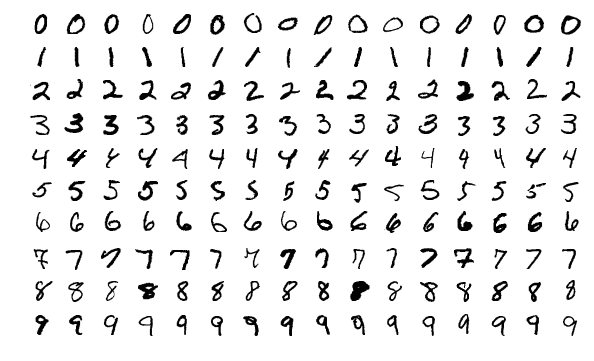
#> input picture MnistExamples.png, 594 x 361 px
$ jupyter execute bai_thuc_hanh_5.ipynb
#> lines starting #> are read from the running program, lines starting #| are printed output that depends on the picture
[cell 1]
import cv2
import matplotlib.pyplot as plt
import numpy as np
from sklearn import neighbors

[cell 2]
image = cv2.imread('MnistExamples.png')
#> image is the input picture: shape (361, 594, 3); min 0, max 255, mean 235.4

plt.imshow(image)
plt.show()

[cell 3]
# cẳt ảnh để lấy dữ liệu
x = 35
y = 33

# lấy 11 ảnh đầu làm train data và 5 ảnh sau làm test data
train_data = []
train_label = []
test_data = []
test_label = []
for i in range(10):
    for j in range(16):
        if i == 3 or i == 4:
            cropped = image[13+y*i:41+y*i,28+x*j:56+x*j] # cắt ảnh
        elif i >= 7:
            cropped = image[14+y*i:42+y*i,30+x*j:58+x*j] # cắt ảnh
        else:
            cropped = image[10+y*i:38+y*i,29+x*j:57+x*j] # cắt ảnh
        gray = 255 - cv2.cvtColor(cropped, cv2.COLOR_BGR2GRAY)
        if j < 12:
            train_data.append(gray.reshape((1,784)))
            train_label.append(i)
        else:
            test_data.append(gray.reshape((1,784)))
            test_label.append(i)
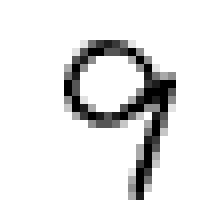
#> cropped: shape (28, 28, 3) (shown 8 times larger); min 0, max 255, mean 231.1
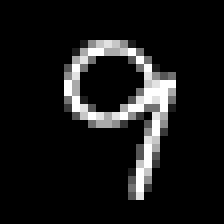
#> gray: shape (28, 28) (shown 8 times larger); min 0, max 255, mean 23.9
#> after the loop, test_data = 40 items; test_label = 40 values from 0 to 9; train_data = 120 items; train_label = 120 values from 0 to 9
        # [4 lines of commented-out code are left out]

[cell 4]
train_data = np.array(train_data)
print(train_data.shape)
#| (120, 1, 784)

test_data = np.array(test_data)
print(test_data.shape)
#| (40, 1, 784)

# train_label = np.array(train_data)
# test_data = np.array(test_label)

[cell 5]
print(len(train_data))
#| 120

[cell 6]
def image_show(i, data, label):
#> called with i = 108, data = array of shape (120, 1, 784)
    x = data[i][0] # get the vectorized image
#> x = 784 values, max 255 at index 121, min 0 at index 0, mean 39.29
    x = x.reshape((28,28)) # reshape it into 28x28 format
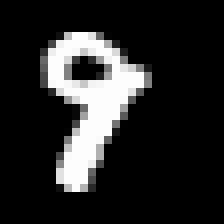
#> x: shape (28, 28) (shown 8 times larger); min 0, max 255, mean 39.3
    print('The image label of index %d is %d.' %(i, label[i]))
#| The image label of index 108 is 9.
    plt.imshow(x, cmap='gray') # show the image
    # Hiển thị ảnh
    #cv2.imshow("Hihi", 5*x)
    # waits for user to press any key
    # (this is necessary to avoid Python kernel form crashing)
    #cv2.waitKey(0)

[cell 7]
# for i in range(111):
#     image_show(i, train_data, train_label)
#cv2.destroyAllWindows()
image_show(108, train_data, train_label)
#image_show(4, test_data, test_label)

[cell 8]
# L2 square distance between two vectorized images x and y
def distance1(x,y):
    return np.sum(np.square(x-y))
# L2 distance between two vectorized images x and y
def distance2(x,y):
    return np.sqrt(np.sum(np.square(x-y)))
# and can be coded as below
def distance3(x,y):
    return np.linalg.norm(x-y)

def kNN(x, k, data, label):
    #create a list of distances between the given image and the images of the training set
#> called with x = array of shape (784,), k = 8, data = array of shape (120, 1, 784), label = array of shape (120,)
    distances =[np.linalg.norm(x-data[i][0]) for i in range(len(data))]
#> distances = 120 values, max 2649.4 at index 47, min 1737.8 at index 115, mean 2262.1
    #distances = [distance1(x,data[i][0]) for i in range(len(data))]
    #Use "np.argpartition". It does not sort the entire array.
    #It only guarantees that the kth element is in sorted position
    # and all smaller elements will be moved before it.
    # Thus the first k elements will be the k-smallest elements.
    idx = np.argpartition(distances, k)
#> idx = 120 values, max 119 at index 1, min 0 at index 8, mean 59.5
    clas, freq = np.unique(label[idx[:k]], return_counts=True)
#> clas = [4, 7, 9]; freq = [2, 1, 5]
    return clas[np.argmax(freq)]

[cell 9]
i=38
print('The predicted value is : ', kNN(test_data[i][0], 8, train_data, np.array(train_label)),
      ' and the true value is ', test_label[i])
#| The predicted value is :  9  and the true value is  9
image_show(i, test_data, test_label)
#> call 2 of image_show, with i = 38, data = array of shape (40, 1, 784)
#> in image_show (call 2), `x = data[i][0]`: x = 784 values, max 255 at index 575, min 0 at index 0, mean 30
#> in image_show (call 2), `x = x.reshape((28,28))`:
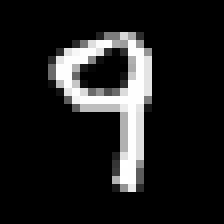
#> x: shape (28, 28) (shown 8 times larger); min 0, max 255, mean 30
#| The image label of index 38 is 9.

[cell 10]
def accuracy_set(data, label, train_data, train_label, k):
#> called with data = array of shape (40, 1, 784), train_data = array of shape (120, 1, 784), train_label = array of shape (120,), k = 1
    cnt = 0
    for x, lab in zip(data,label):
        if kNN(x, k, train_data, train_label) == lab:
            cnt += 1
#> this loop made 40 passes
#> (lab, clas in kNN) on passes 1 to 12: (0, [0]), (0, [5]), (0, [0]), (0, [0]), (1, [9]), (1, [9]), (1, [1]), (1, [4]), (2, [2]), (2, [0]), (2, [3]), (2, [0])
#> after the loop, cnt = 19
    return cnt/len(label)

[cell 11]
k_acc = [accuracy_set(test_data, test_label, train_data, np.array(train_label), k) for k in range(1,15)]
#> the loop in accuracy_set (call 2), `for x, lab in zip(data,label):` made 40 passes
#> (lab, clas in kNN, freq in kNN) on passes 1, 2, 3, 4, 8, 9, 10, 11, 12, 13, 14, 15: (0, [0], [2]), (0, [1, 5], [1, 1]), (0, [0, 3], [1, 1]), (0, [0, 5], [1, 1]), (1, [4, 9], [1, 1]), (2, [2, 5], [1, 1]), (2, [0, 8], [1, 1]), (2, [2, 3], [1, 1]), (2, [0, 8], [1, 1]), (3, [3, 8], [1, 1]), (3, [3, 8], [1, 1]), (3, [3, 6], [1, 1])
#> (lab, clas in kNN) on passes 5 to 7: (1, [1, 9]), (1, [1, 9]), (1, [1, 7])
k_acc
#> Out = [0.475, 0.5, 0.475, 0.5, 0.475, 0.425, 0.425, 0.475, 0.5, 0.5, 0.5, 0.45, 0.425, 0.475]

[cell 12]
X = [k for k in range(1,15)]
plt.figure(figsize = (10,5))
plt.xlabel("k")
plt.ylabel("Accuracy")
plt.ylim(0,1)
plt.plot(X,k_acc)
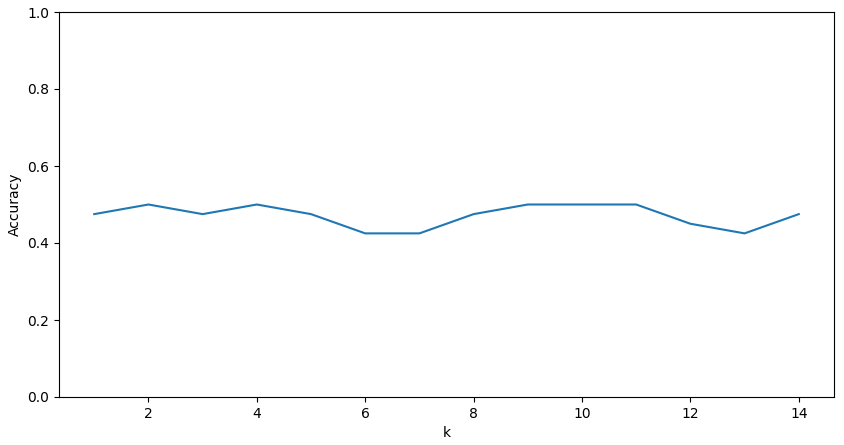
#> figure drawn by matplotlib, 1 panel; curve peaks at x = 2, y = 0.5

$ run again, with spade.png copied over MnistExamples.png
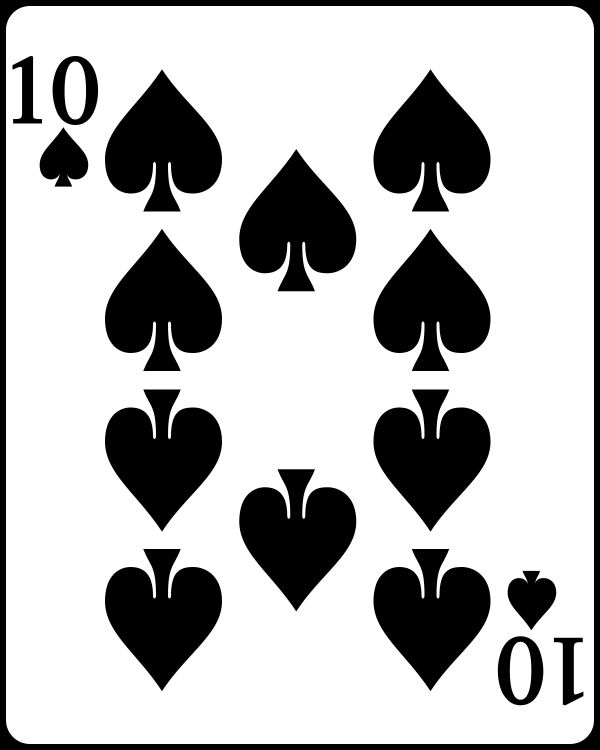
#> input picture spade.png, 1200 x 1500 px (shown at 1/2 size)
#> image is the input picture: shape (1500, 1200, 3); min 0, max 255, mean 184.3
#> after the loop `for i in range(10):`:
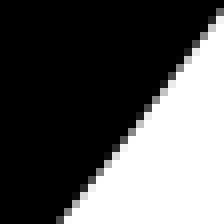
#> gray: shape (28, 28) (shown 8 times larger); min 0, max 255, mean 89.1
#> after the loop `for i in range(10):`: test_data = 40 items; test_label = 40 values from 0 to 9; train_data = 120 items; train_label = 120 values from 0 to 9
#| (120, 1, 784)
#| (40, 1, 784)
#| 120
#> in image_show, `x = data[i][0]`: x = 784 values from 0 to 0
#| The image label of index 108 is 9.
#> distances = 120 values, max 1327.4 at index 39, min 0 at index 12, mean 300.6
#> idx = 120 values, max 119 at index 83, min 0 at index 119, mean 59.5
#> clas = [2, 3, 4, 9]; freq = [2, 4, 1, 1]
#| The predicted value is :  3  and the true value is  9
#| The image label of index 38 is 9.
#> the loop in accuracy_set, `for x, lab in zip(data,label):` made 40 passes
#> (lab, clas in kNN) on passes 1 to 8: (0, [0]), (0, [0]), (0, [0]), (0, [0]), (1, [1]), (1, [1]), (1, [1]), (1, [1])
#> after the loop in accuracy_set, `for x, lab in zip(data,label):`: cnt = 8
#> the loop in accuracy_set (call 2), `for x, lab in zip(data,label):` made 40 passes
#> (lab, clas in kNN, freq in kNN) on passes 1 to 8: (0, [0], [2]), (0, [0], [2]), (0, [0], [2]), (0, [0], [2]), (1, [1], [2]), (1, [1], [2]), (1, [1], [2]), (1, [1], [2])
#> Out = [0.2, 0.2, 0.2, 0.2, 0.2, 0.2, 0.2, 0.2, 0.2, 0.2, 0.2, 0.2, 0.2, 0.2]
#> `[cell 12] X = [k for k in range(1,15)] plt.figure(figsize = (10,5)) pl..`:
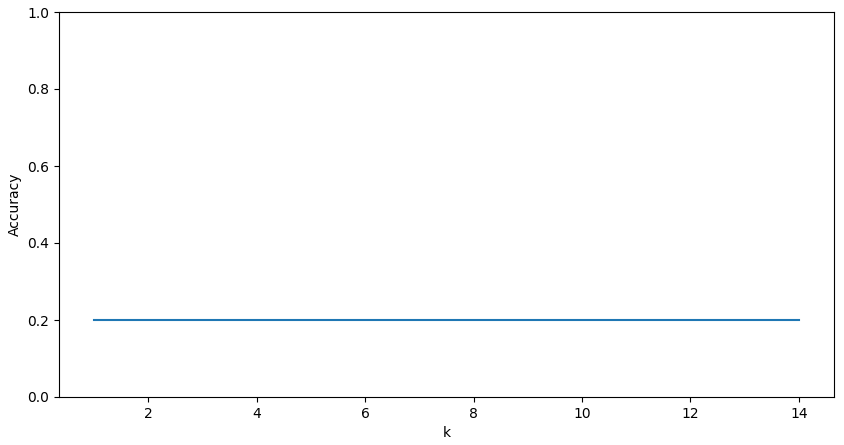
#> figure drawn by matplotlib, 1 panel
